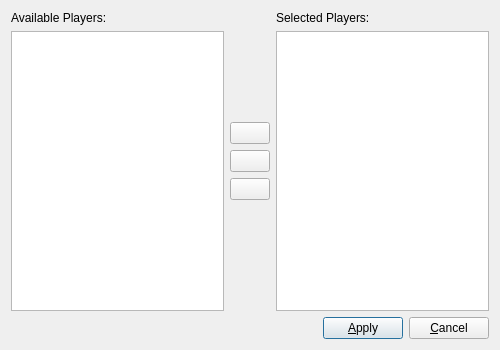
<?xml version="1.0" encoding="UTF-8"?>
<ui version="4.0">
 <class>PlayerListDialog</class>
 <widget class="QDialog" name="PlayerListDialog">
  <property name="geometry">
   <rect>
    <x>0</x>
    <y>0</y>
    <width>500</width>
    <height>350</height>
   </rect>
  </property>
  <property name="windowTitle">
   <string>Edit Players...</string>
  </property>
  <layout class="QVBoxLayout" name="vlInterface">
   <item>
    <layout class="QHBoxLayout" name="hlPlayers">
     <item>
      <layout class="QVBoxLayout" name="vlAvPlayers">
       <item>
        <widget class="QLabel" name="labAvPlayers">
         <property name="text">
          <string>Available Players:</string>
         </property>
        </widget>
       </item>
       <item>
        <widget class="QListWidget" name="listAvPlayers">
         <property name="selectionMode">
          <enum>QAbstractItemView::ExtendedSelection</enum>
         </property>
        </widget>
       </item>
      </layout>
     </item>
     <item>
      <layout class="QVBoxLayout" name="vlButtons">
       <item>
        <spacer name="vsButtons1">
         <property name="orientation">
          <enum>Qt::Vertical</enum>
         </property>
         <property name="sizeHint" stdset="0">
          <size>
           <width>0</width>
           <height>0</height>
          </size>
         </property>
        </spacer>
       </item>
       <item>
        <widget class="QPushButton" name="cmdMakeSe">
         <property name="focusPolicy">
          <enum>Qt::NoFocus</enum>
         </property>
         <property name="autoDefault">
          <bool>false</bool>
         </property>
        </widget>
       </item>
       <item>
        <widget class="QPushButton" name="cmdMakeAv">
         <property name="focusPolicy">
          <enum>Qt::NoFocus</enum>
         </property>
         <property name="text">
          <string/>
         </property>
         <property name="autoDefault">
          <bool>false</bool>
         </property>
        </widget>
       </item>
       <item>
        <widget class="QPushButton" name="cmdMakeAd">
         <property name="focusPolicy">
          <enum>Qt::NoFocus</enum>
         </property>
         <property name="text">
          <string/>
         </property>
         <property name="autoDefault">
          <bool>false</bool>
         </property>
        </widget>
       </item>
       <item>
        <spacer name="vsButtons2">
         <property name="orientation">
          <enum>Qt::Vertical</enum>
         </property>
         <property name="sizeHint" stdset="0">
          <size>
           <width>0</width>
           <height>0</height>
          </size>
         </property>
        </spacer>
       </item>
      </layout>
     </item>
     <item>
      <layout class="QVBoxLayout" name="vlSePlayers">
       <item>
        <widget class="QLabel" name="labSePlayers">
         <property name="text">
          <string>Selected Players:</string>
         </property>
        </widget>
       </item>
       <item>
        <widget class="QListWidget" name="listSePlayers">
         <property name="dragDropMode">
          <enum>QAbstractItemView::InternalMove</enum>
         </property>
         <property name="selectionMode">
          <enum>QAbstractItemView::ExtendedSelection</enum>
         </property>
        </widget>
       </item>
      </layout>
     </item>
    </layout>
   </item>
   <item>
    <layout class="QHBoxLayout" name="hlButtons">
     <item>
      <spacer name="hsButtons">
       <property name="orientation">
        <enum>Qt::Horizontal</enum>
       </property>
       <property name="sizeHint" stdset="0">
        <size>
         <width>0</width>
         <height>0</height>
        </size>
       </property>
      </spacer>
     </item>
     <item>
      <widget class="QPushButton" name="cmdApply">
       <property name="sizePolicy">
        <sizepolicy hsizetype="Minimum" vsizetype="Minimum">
         <horstretch>0</horstretch>
         <verstretch>0</verstretch>
        </sizepolicy>
       </property>
       <property name="text">
        <string>&amp;Apply</string>
       </property>
      </widget>
     </item>
     <item>
      <widget class="QPushButton" name="cmdCancel">
       <property name="sizePolicy">
        <sizepolicy hsizetype="Minimum" vsizetype="Minimum">
         <horstretch>0</horstretch>
         <verstretch>0</verstretch>
        </sizepolicy>
       </property>
       <property name="text">
        <string>&amp;Cancel</string>
       </property>
      </widget>
     </item>
    </layout>
   </item>
  </layout>
 </widget>
 <resources/>
 <connections/>
</ui>
